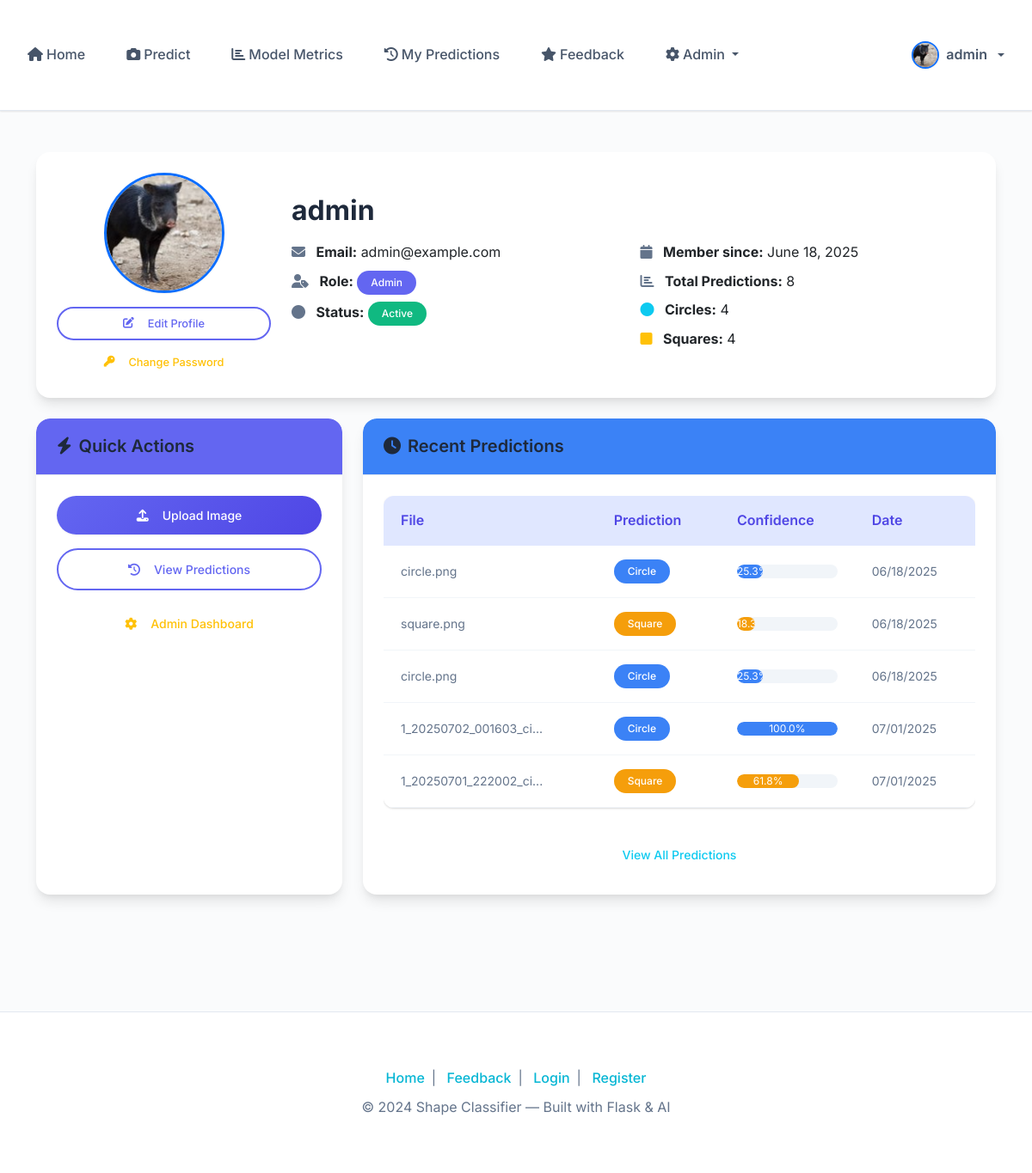
The app's page /profile (signed in) with its own data.
### app/models/user.py (models this page shows, shortened)
class User(UserMixin, db.Model):
    id = db.Column(db.Integer, primary_key=True)
    username = db.Column(db.String(80), unique=True, nullable=False)
    email = db.Column(db.String(120), unique=True, nullable=False)
    password_hash = db.Column(db.String(128))
    profile_picture = db.Column(db.String(255), nullable=True)  # Store filename of profile picture
    role = db.Column(db.String(20), default='user')  # 'user' or 'admin'
    active = db.Column(db.Boolean, default=True)  # For deactivation
    created_at = db.Column(db.DateTime, default=datetime.utcnow)
    predictions = db.relationship('Prediction', backref='user', lazy=True)
    def is_admin(self):
        return self.role == 'admin'
    def get_prediction_count(self):
        return len(self.predictions)
    def get_circle_predictions(self):
        return len([p for p in self.predictions if p.prediction == 'Circle'])
    def get_square_predictions(self):
        return len([p for p in self.predictions if p.prediction == 'Square'])
    def get_profile_picture_url(self):
        if self.profile_picture:
            return f'/static/uploads/{self.profile_picture}'
        return f'https://ui-avatars.com/api/?name={self.username}&background=random&color=fff&size=200'

### app/models/prediction.py (models this page shows, shortened)
class Prediction(db.Model):
    id = db.Column(db.Integer, primary_key=True)
    user_id = db.Column(db.Integer, db.ForeignKey('user.id'), nullable=False)
    filename = db.Column(db.String(255), nullable=False)
    prediction = db.Column(db.String(20), nullable=False)  # 'Circle' or 'Square'
    confidence = db.Column(db.Float, nullable=True)
    created_at = db.Column(db.DateTime, default=datetime.utcnow)

### app/routes/main.py (the view)
@main.route('/profile')
@login_required
def profile():
    return render_template('main/profile.html')

### app/templates/main/profile.html (shortened to what this page needs)
{% extends 'base.html' %}
{% block content %}
<div class="container py-5">
    <div class="row">
        <div class="col-12 mb-4">
            <div class="card shadow-lg border-0 rounded-4">
                <div class="card-body p-4">
                    <div class="row align-items-center">
                        <div class="col-md-3 text-center">
                            <img src="{{ current_user.get_profile_picture_url() }}"
                                 alt="Profile Picture"
                                 class="rounded-circle border border-3 border-primary shadow-sm mb-3"
                                 style="width: 140px; height: 140px; object-fit: cover;">
                            <div class="d-grid gap-2">
                                <a href="{{ url_for('main.profile_settings') }}" class="btn btn-outline-primary btn-sm rounded-pill">
                                    <i class="fas fa-edit me-2"></i>Edit Profile
                                </a>
                                <a href="{{ url_for('main.change_password') }}" class="btn btn-outline-warning btn-sm rounded-pill">
                                    <i class="fas fa-key me-2"></i>Change Password
                                </a>
                            </div>
                        </div>
                        <div class="col-md-9">
                            <h2 class="mb-3 fw-bold">{{ current_user.username }}</h2>
                            <div class="row g-3">
                                <div class="col-md-6">
                                    <p class="mb-2">
                                        <i class="fas fa-envelope me-2 text-muted"></i>
                                        <strong>Email:</strong> {{ current_user.email }}
                                    </p>
                                    <p class="mb-2">
                                        <i class="fas fa-user-tag me-2 text-muted"></i>
                                        <strong>Role:</strong>
                                        <span class="badge bg-{% if current_user.is_admin() %}primary{% else %}secondary{% endif %} rounded-pill px-3 py-2">
                                            {{ current_user.role.title() }}
                                        </span>
                                    </p>
                                    <p class="mb-2">
                                        <i class="fas fa-circle me-2 text-muted"></i>
                                        <strong>Status:</strong>
                                        <span class="badge bg-{% if current_user.active %}success{% else %}danger{% endif %} rounded-pill px-3 py-2">
                                            {{ 'Active' if current_user.active else 'Inactive' }}
                                        </span>
                                    </p>
                                </div>
                                <div class="col-md-6">
                                    <p class="mb-2">
                                        <i class="fas fa-calendar me-2 text-muted"></i>
                                        <strong>Member since:</strong> {{ current_user.created_at.strftime('%B %d, %Y') }}
                                    </p>
                                    <p class="mb-2">
                                        <i class="fas fa-chart-bar me-2 text-muted"></i>
                                        <strong>Total Predictions:</strong> {{ current_user.get_prediction_count() }}
                                    </p>
                                    <p class="mb-2">
                                        <i class="fas fa-circle me-2 text-info"></i>
                                        <strong>Circles:</strong> {{ current_user.get_circle_predictions() }}
                                    </p>
                                    <p class="mb-2">
                                        <i class="fas fa-square me-2 text-warning"></i>
                                        <strong>Squares:</strong> {{ current_user.get_square_predictions() }}
                                    </p>
                                </div>
                            </div>
                        </div>
                    </div>
                </div>
            </div>
        </div>
        <div class="col-md-4 mb-4">
            <div class="card shadow-lg border-0 rounded-4 h-100">
                <div class="card-header bg-primary text-white rounded-top-4">
                    <h5 class="mb-0 fw-semibold">
                        <i class="fas fa-bolt me-2"></i>Quick Actions
                    </h5>
                </div>
                <div class="card-body">
                    <div class="d-grid gap-3">
                        <a href="{{ url_for('main.predict') }}" class="btn btn-primary rounded-pill">
                            <i class="fas fa-upload me-2"></i>Upload Image
                        </a>
                        <a href="{{ url_for('main.my_predictions') }}" class="btn btn-outline-primary rounded-pill">
                            <i class="fas fa-history me-2"></i>View Predictions
                        </a>
                        {% if current_user.is_admin() %}
                        <a href="{{ url_for('admin.dashboard') }}" class="btn btn-outline-warning rounded-pill">
                            <i class="fas fa-cog me-2"></i>Admin Dashboard
                        </a>
                        {% endif %}
                    </div>
                </div>
            </div>
        </div>
        <div class="col-md-8 mb-4">
            <div class="card shadow-lg border-0 rounded-4 h-100">
                <div class="card-header bg-info text-white rounded-top-4">
                    <h5 class="mb-0 fw-semibold">
                        <i class="fas fa-clock me-2"></i>Recent Predictions
                    </h5>
                </div>
                <div class="card-body">
                    {% if current_user.predictions %}
                        <div class="table-responsive">
                            <table class="table table-hover align-middle">
                                <thead>
                                    <tr>
                                        <th>File</th>
                                        <th>Prediction</th>
                                        <th>Confidence</th>
                                        <th>Date</th>
                                    </tr>
                                </thead>
                                <tbody>
                                    {% for prediction in current_user.predictions[:5] %}
                                    <tr>
                                        <td>
                                            <small class="text-muted">{{ prediction.filename[:20] }}{% if prediction.filename|length > 20 %}...{% endif %}</small>
                                        </td>
                                        <td>
                                            <span class="badge bg-{% if prediction.prediction == 'Circle' %}info{% else %}warning{% endif %} rounded-pill px-3 py-2">
                                                {{ prediction.prediction }}
                                            </span>
                                        </td>
                                        <td>
                                            <div class="progress rounded-pill" style="height: 16px;">
                                                <div class="progress-bar bg-{% if prediction.prediction == 'Circle' %}info{% else %}warning{% endif %} rounded-pill"
                                                     style="width: {{ prediction.confidence * 100 }}%">
                                                    {{ "%.1f"|format(prediction.confidence * 100) }}%
                                                </div>
                                            </div>
                                        </td>
                                        <td>
                                            <small class="text-muted">{{ prediction.created_at.strftime('%m/%d/%Y') }}</small>
                                        </td>
                                    </tr>
                                    {% endfor %}
                                </tbody>
                            </table>
                        </div>
                        <div class="text-center mt-3">
                            <a href="{{ url_for('main.my_predictions') }}" class="btn btn-outline-info rounded-pill">
                                View All Predictions
                            </a>
                        </div>
                    {% endif %}
                </div>
            </div>
        </div>
    </div>
</div>
{% endblock %}

### app/templates/components/navbar.html (shortened to what this page needs)
<nav class="navbar navbar-expand-lg bg-white shadow-sm py-2 sticky-top">
  <div class="container-fluid">
    <div class="collapse navbar-collapse" id="navbarNavDropdown">
      <ul class="navbar-nav me-auto mb-2 mb-lg-0 align-items-lg-center gap-lg-2">
        <li class="nav-item">
          <a class="nav-link{% if request.endpoint == 'main.index' %} active{% endif %}" href="{{ url_for('main.index') }}">
            <i class="fas fa-home me-1"></i>Home
          </a>
        </li>
        {% if current_user.is_authenticated %}
        <li class="nav-item">
          <a class="nav-link" href="{{ url_for('main.predict') }}">
            <i class="fas fa-camera me-1"></i>Predict
          </a>
        </li>
        <li class="nav-item">
          <a class="nav-link" href="{{ url_for('main.model_evaluation') }}">
            <i class="fas fa-chart-bar me-1"></i>Model Metrics
          </a>
        </li>
        <li class="nav-item">
          <a class="nav-link{% if request.endpoint == 'main.my_predictions' %} active{% endif %}" href="{{ url_for('main.my_predictions') }}">
            <i class="fas fa-history me-1"></i>My Predictions
          </a>
        </li>
        <li class="nav-item">
          <a class="nav-link{% if request.endpoint == 'main.feedback' %} active{% endif %}" href="{{ url_for('main.feedback') }}">
            <i class="fas fa-star me-1"></i>Feedback
          </a>
        </li>
        {% if current_user.is_admin() %}
        <li class="nav-item dropdown">
          <a class="nav-link dropdown-toggle" href="#" id="adminDropdown" role="button" data-bs-toggle="dropdown" aria-expanded="false">
            <i class="fas fa-cog me-1"></i>Admin
          </a>
        </li>
        {% endif %}
        {% endif %}
      </ul>
      <ul class="navbar-nav mb-2 mb-lg-0 align-items-lg-center gap-lg-2">
        {% if current_user.is_authenticated %}
        <li class="nav-item dropdown">
          <a class="nav-link dropdown-toggle d-flex align-items-center gap-2" href="#" id="userDropdown" role="button" data-bs-toggle="dropdown" aria-expanded="false">
            <img src="{{ current_user.get_profile_picture_url() }}"
                 alt="Profile"
                 class="rounded-circle border border-2 border-primary shadow-sm" style="width: 32px; height: 32px; object-fit: cover;">
            <span class="fw-semibold">{{ current_user.username }}</span>
          </a>
        </li>
        {% endif %}
      </ul>
    </div>
  </div>
</nav>

### records on screen
User: get_profile_picture_url (picture), username "admin", email "admin@example.com", role "Admin", active "Active", created_at "June 18, 2025"
Prediction: get_circle_predictions "4", get_square_predictions "4", filename "circle.png", prediction "Circle", prediction.confidence*100 "25.3", created_at "06/18/2025"
Prediction: filename "square.png", prediction "Square", prediction.confidence*100 "18.3", created_at "06/18/2025"
Prediction: filename "circle.png", prediction "Circle", prediction.confidence*100 "25.3", created_at "06/18/2025"
Prediction: filename "1_20250702_001603_ci", prediction "Circle", prediction.confidence*100 "100.0", created_at "07/01/2025"
Prediction: filename "1_20250701_222002_ci", prediction "Square", prediction.confidence*100 "61.8", created_at "07/01/2025"

### other values on screen
{{ current_user.get_prediction_count() }} "8"
{{ 2024 }} "2024"
